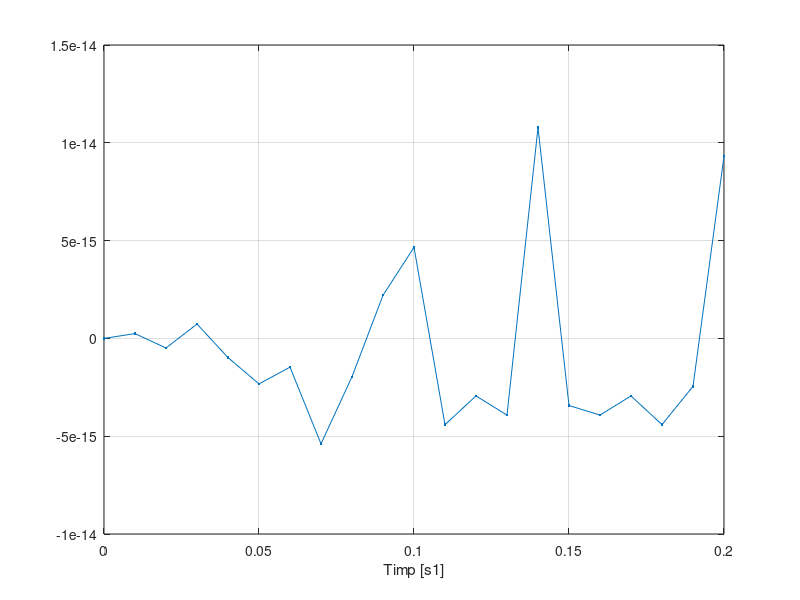
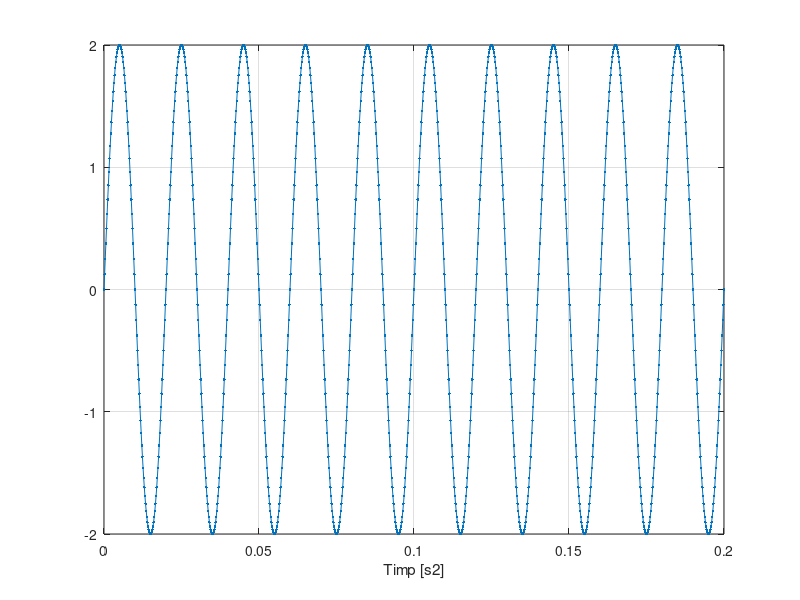
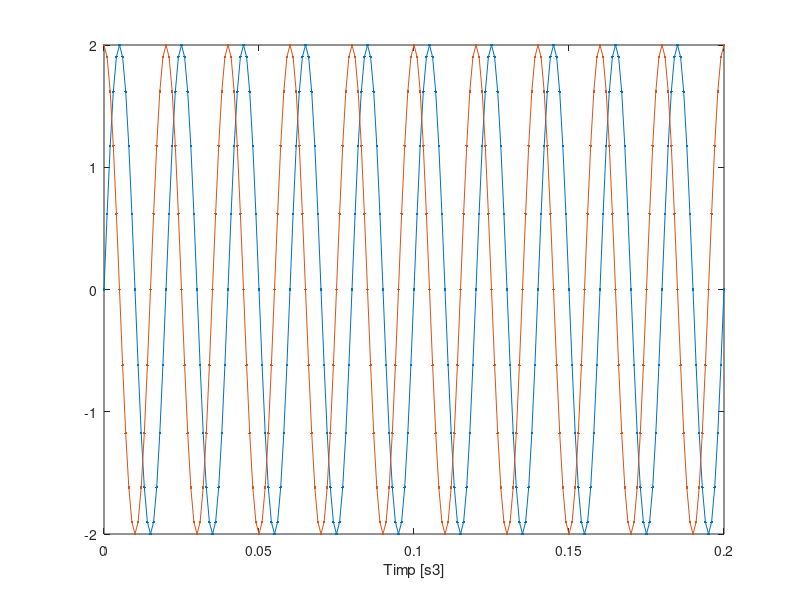

Write the MATLAB code that produced these figures, in order.
%in momentul modificarii pasului respectiv noi crestem sau scadem rezolutia- adica numarul de puncte intermediare intre 2 intregi
%o asemanare cu un osciloscop cand marim Cy indeajuns de mult incat observam ca o linie dreapta este de fapt curba
F=50;
t1=0:0.01:0.2;
s1=2*sin(2*pi*F*t1);
figure(1)
plot (t1,s1,'.-'),xlabel('Timp [s1]'), grid

t2=0:0.0002:0.2;
s2=2*sin(2*pi*F*t2);
figure(2)
plot (t2,s2,'.-'),xlabel('Timp [s2]'), grid

t3=0:0.001:0.2;
s3=2*sin(2*pi*F*t3);
figure(3)
plot (t3,s3,'.-'),xlabel('Timp [s3]'), grid

%subpunct b - perioada ramane aceeasi de 0.2 s;
hold on
c3=2*cos(2*pi*F*t3);
plot(t3,c3,'.-'),xlabel('Timp [s3]'), grid


